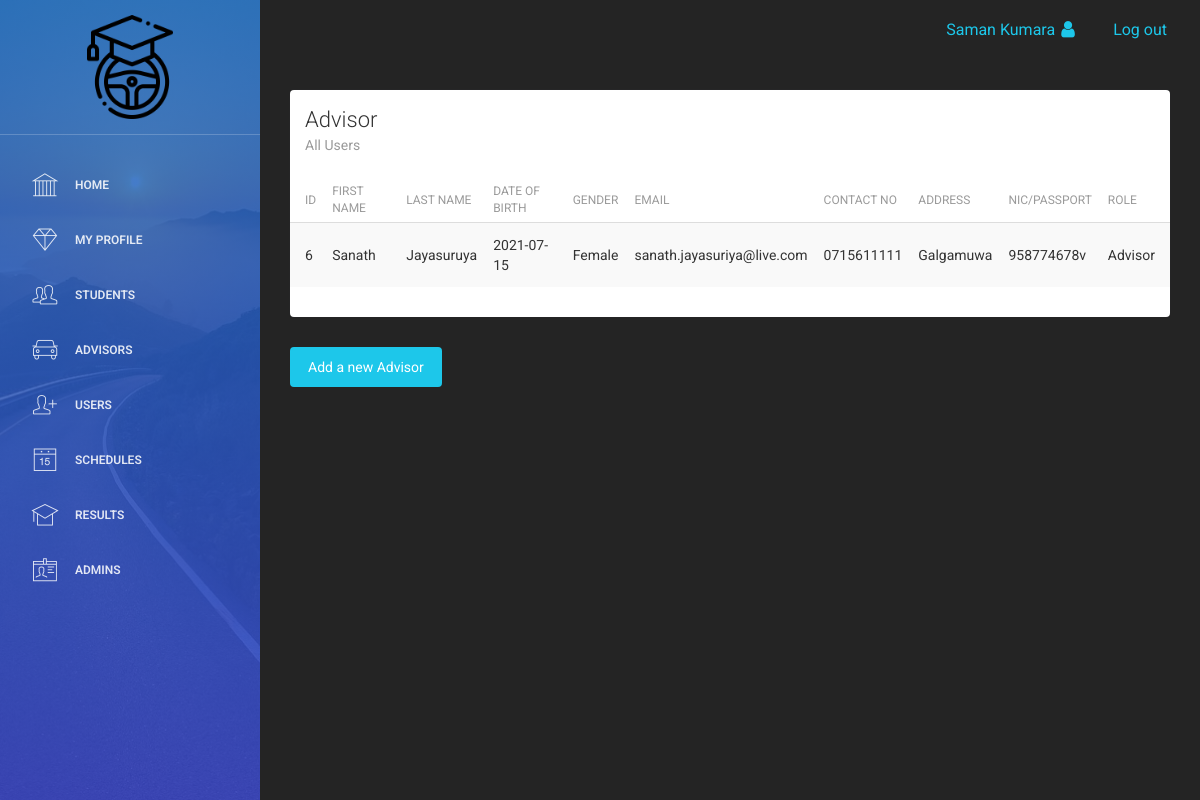
The page /Employee/view_advisor.php (signed in) on the database its author committed.
### tables this page shows
CREATE TABLE `employee` (
  `aid` int(11) NOT NULL,
  `fname` varchar(20) DEFAULT NULL,
  `lname` varchar(20) DEFAULT NULL,
  `dob` varchar(20) DEFAULT NULL,
  `gender` varchar(15) NOT NULL,
  `email` varchar(50) DEFAULT NULL,
  `tp` varchar(20) DEFAULT NULL,
  `address` varchar(20) DEFAULT NULL,
  `nic` varchar(20) DEFAULT NULL,
  `password` varchar(20) NOT NULL,
  `role` varchar(15) NOT NULL
);

### Employee/view_advisor.php (the view, shortened to what this page needs)
<?php
include 'header.php';
include 'connection.php';
$res=mysqli_query($link,"SELECT * FROM employee  WHERE role ='Advisor'");
?>
<div class="content">
            <div class="container-fluid">
                <div class="row">
                    <div class="col-md-12">
                        <div class="card">
                            <div class="header">
                                <h4 class="title">Advisor</h4>
                                <p class="category">All Users</p>
                            </div>
                            <div class="content table-responsive table-full-width">
                                <table class="table table-hover table-striped">
                                    <thead>
                                        <th>ID</th>
                                    	<th>First Name</th>
                                    	<th>Last Name</th>
                                        <th>Date of Birth</th>
                                    	<th>Gender</th>
                                    	<th>Email</th>
                                        <th>Contact No</th>
                                    	<th>Address</th>
                                        <th>NIC/Passport</th>
                                        <th>Role</th>
                                    </thead>
                                    <tbody>
                                    <?php
                                    while($row=mysqli_fetch_array($res))
                                     {
                                       echo "<tr>";
                                            echo "<td>"; echo $row["aid"]; echo "</td>";
                                            echo "<td>"; echo $row["fname"]; echo "</td>";
                                            echo "<td>"; echo $row["lname"]; echo "</td>";
                                        	echo "<td>"; echo $row["dob"]; echo "</td>";
                                            echo "<td>"; echo $row["gender"]; echo "</td>";
                                            echo "<td>"; echo $row["email"]; echo "</td>";
                                            echo "<td>"; echo $row["tp"]; echo "</td>";
                                            echo "<td>"; echo $row["address"]; echo "</td>";
                                            echo "<td>"; echo $row["nic"]; echo "</td>";
                                            echo "<td>"; echo $row["role"]; echo "</td>";
                                       echo "</tr>";
                                     }
                                        ?>
                                    </tbody>
                                </table>
                            </div>
                        </div>
                        <button class="btn btn-info btn-fill" onclick="window.location='add_advisor.php'">Add a new Advisor</button>
                    </div>
                </div>
            </div>
        </div>
<?php
include 'footer.php';
?>

### Employee/header.php (style rules this page uses)
.back-custom { background-color: #242424; }

### rows shown on the page
employee: aid "6", fname "Sanath", lname "Jayasuruya", dob "2021-07-15", gender "Female", email "sanath.jayasuriya@live.com", tp "0715611111", address "Galgamuwa", nic "958774678v", role "Advisor"

### other values the page prints
$_SESSION['fname'] "Saman"
$_SESSION['lname'] "Kumara"
